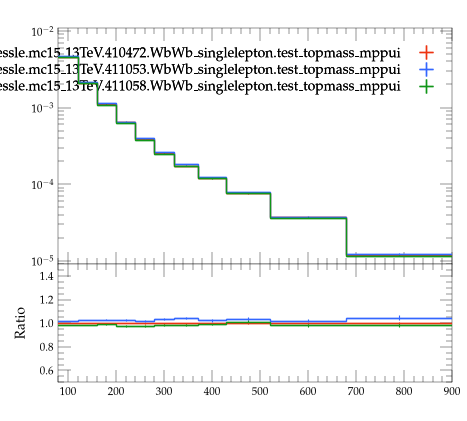

Recreate this plot in Python.
#! /usr/bin/env python3

# This Python script was auto-generated using YODA v2.1.2.
# Analysis object: /WbWb_singlelepton/pT_whad
# Timestamp: 07-08-2026 (09:26:46)

import matplotlib as mpl
import matplotlib.pyplot as plt
mpl.use('Agg') # comment out for interactive use
import os
import numpy as np
from numpy import nan, inf

plotDir = os.path.split(os.path.realpath(__file__))[0]
if 'YODA_USER_PLOT_PATH' in globals():
    plot_outdir = globals()['YODA_USER_PLOT_PATH']
else:
    plot_outdir = plotDir

#plot style
plt.style.use(os.path.join(plotDir, '../default.mplstyle'))
# plot metadata
figW, figH = plt.rcParams['figure.figsize']
ax_xLabel = ''
ax_yLabel = ''
ax_title  = ''
ax_xScale = 'linear'
ax_yScale = 'log'
xLims = (80.0, 900.0)
yLims = (9e-06, 0.011000000000000001)

# TeX-friendly labels for the legend
labels = {
  'legend' : ([ r"user.johessle.mc15\_13TeV.410472.WbWb\_singlelepton.test\_topmass\_mppui", r"user.johessle.mc15\_13TeV.411053.WbWb\_singlelepton.test\_topmass\_mppui", r"user.johessle.mc15\_13TeV.411058.WbWb\_singlelepton.test\_topmass\_mppui" ], r""),
}

# Adjust canvas width and height
canvasW = 10.0
canvasH = 9.0
figW *= canvasW/10.
figH *= canvasH/9.

# Create figure and axis objects
fig, (ax, ratio0_ax) = plt.subplots(2, 1, sharex=True,
                  figsize=(figW,figH), gridspec_kw={'height_ratios': (6.0, 3.0)})

# Set figure margins
plt.subplots_adjust(
    left   = 1.0 * plt.rcParams['figure.subplot.left'],
    right  = 1.0 * plt.rcParams['figure.subplot.right'],
    top    = 1.0 * plt.rcParams['figure.subplot.top'],
    bottom = 1.0 * plt.rcParams['figure.subplot.bottom'])

ratio0_ax.yaxis.set_major_locator(mpl.ticker.MultipleLocator(0.2))
ratio0_ax.set_ylim(0.5, 1.4999)
ratio0_ax.set_ylabel('Ratio')

# the numerical data is stored in a separate file
dataf = dict()
prefix = os.path.split(__file__)[0]
if prefix:    prefix = prefix + '/'
exec(open(prefix+'pT_whad__data.py').read(), dataf)


legend_handles = dict() # keep track of handles for the legend

# style options for curves
# starts at zorder>=5 to draw curve on top of legend
styles = {
  'user.johessle.mc15_13TeV.410472.WbWb_singlelepton.test_topmass_mppui.yoda': {
    'color' : '#EE3311',
    'linestyle' : '-',
    'lineopacity' : 1.0,
    'linewidth' : 1,
    'marker' : 'none',
    'markersize' : 2,
    'capsize' : 0.0,
    'zorder' : 5,
    'histstyle' : 1,
    'drawstyle' : 'steps-pre',
    'xerrorbars' : 1,
    'yerrorbars' : 1,
    'fillcolor' : None,
    'fillopacity' : 1.0,
    'ratio0_linestyle' : '-',
    'ratio0_lineopacity' : 1.0,
    'ratio0_linewidth' : 1,
    'ratio0_marker' : 'none',
    'ratio0_markersize' : 2,
    'ratio0_capsize' : 0.0,
    'ratio0_zorder' : 5,
    'ratio0_histstyle' : 1,
    'ratio0_drawstyle' : 'steps-pre',
    'ratio0_xerrorbars' : 1,
    'ratio0_yerrorbars' : 1,
  },
  'user.johessle.mc15_13TeV.411053.WbWb_singlelepton.test_topmass_mppui.yoda': {
    'color' : '#3366FF',
    'linestyle' : '-',
    'lineopacity' : 1.0,
    'linewidth' : 1,
    'marker' : 'none',
    'markersize' : 2,
    'capsize' : 0.0,
    'zorder' : 6,
    'histstyle' : 1,
    'drawstyle' : 'steps-pre',
    'xerrorbars' : 1,
    'yerrorbars' : 1,
    'fillcolor' : None,
    'fillopacity' : 1.0,
    'ratio0_linestyle' : '-',
    'ratio0_lineopacity' : 1.0,
    'ratio0_linewidth' : 1,
    'ratio0_marker' : 'none',
    'ratio0_markersize' : 2,
    'ratio0_capsize' : 0.0,
    'ratio0_zorder' : 6,
    'ratio0_histstyle' : 1,
    'ratio0_drawstyle' : 'steps-pre',
    'ratio0_xerrorbars' : 1,
    'ratio0_yerrorbars' : 1,
  },
  'user.johessle.mc15_13TeV.411058.WbWb_singlelepton.test_topmass_mppui.yoda': {
    'color' : '#109618',
    'linestyle' : '-',
    'lineopacity' : 1.0,
    'linewidth' : 1,
    'marker' : 'none',
    'markersize' : 2,
    'capsize' : 0.0,
    'zorder' : 7,
    'histstyle' : 1,
    'drawstyle' : 'steps-pre',
    'xerrorbars' : 1,
    'yerrorbars' : 1,
    'fillcolor' : None,
    'fillopacity' : 1.0,
    'ratio0_linestyle' : '-',
    'ratio0_lineopacity' : 1.0,
    'ratio0_linewidth' : 1,
    'ratio0_marker' : 'none',
    'ratio0_markersize' : 2,
    'ratio0_capsize' : 0.0,
    'ratio0_zorder' : 7,
    'ratio0_histstyle' : 1,
    'ratio0_drawstyle' : 'steps-pre',
    'ratio0_xerrorbars' : 1,
    'ratio0_yerrorbars' : 1,
  },
}

# curve from input yoda files in main panel
for label, yvals in dataf['yvals'].items():
    if all(np.isnan(v) for v in dataf['yvals'][label]):
        continue
    tmp = None
    if styles[label]['histstyle']: # draw as histogram
        xpos = dataf['xedges'][label] if styles[label]['drawstyle'] else dataf['xpoints'][label]
        ypos = np.insert(yvals, 0, yvals[0]) if styles[label]['drawstyle'] else yvals
        if styles[label]['fillcolor']: # fill area below curve
            ax.fill_between(xpos, ypos, step='pre',
                            color=styles[label]['fillcolor'],
                            alpha=styles[label]['fillopacity'])
        tmp, = ax.plot(xpos, ypos,
                       color=styles[label]['color'],
                       linestyle=styles[label]['linestyle'],
                       alpha=styles[label]['lineopacity'],
                       linewidth=styles[label]['linewidth'],
                       drawstyle=styles[label]['drawstyle'], solid_joinstyle='miter',
                       zorder=styles[label]['zorder'], label=label)
    tmp = ax.errorbar(dataf['xpoints'][label], yvals,
                      xerr=np.array(dataf['xerrs'][label])*styles[label]['xerrorbars'],
                      yerr=np.array(dataf['yerrs'][label])*styles[label]['yerrorbars'],
                      fmt=styles[label]['marker'], capsize=styles[label]['capsize'],
                      alpha=styles[label]['lineopacity'],
                      markersize=styles[label]['markersize'],
                      ecolor=styles[label]['color'],
                      color=styles[label]['color'], zorder=styles[label]['zorder'])
    tmp[-1][0].set_linestyle(styles[label]['linestyle'])
    tmp[-1][0].set_linewidth(styles[label]['linewidth'])
    if label in dataf['add_legend_handle']:  legend_handles[label] = tmp
    for varLabel in dataf['variation_yvals'].keys():
        if varLabel.startswith(label):
            tmp, = ax.plot(dataf['xedges'][label], dataf['variation_yvals'][varLabel],
                           color=styles[label]['color'],
                           linestyle=styles[label]['linestyle'],
                           linewidth=styles[label]['linewidth'],
                           drawstyle='steps-pre', solid_joinstyle='miter',
                           zorder=styles[label]['zorder'], alpha=0.5)


# plots on ratio panel
# curve from input yoda files in ratio panel
for label, yvals in dataf['ratio0_yvals'].items():
    if all(np.isnan(v) for v in yvals):
        continue
    if styles[label]['ratio0_histstyle']: # plot as histogram
        xpos = dataf['xedges']['user.johessle.mc15_13TeV.410472.WbWb_singlelepton.test_topmass_mppui.yoda'] if styles[label]['ratio0_drawstyle'] else dataf['xpoints']['user.johessle.mc15_13TeV.410472.WbWb_singlelepton.test_topmass_mppui.yoda']
        ypos = np.insert(yvals, 0, yvals[0]) if styles[label]['ratio0_drawstyle'] else yvals
        ratio0_ax.plot(xpos, ypos,
                       color=styles[label]['color'],
                       linewidth=styles[label]['linewidth'],
                       linestyle=styles[label]['ratio0_linestyle'],
                       alpha=styles[label]['ratio0_lineopacity'],
                       drawstyle=styles[label]['ratio0_drawstyle'], zorder=styles[label]['zorder'],
                       solid_joinstyle='miter')
    tmp = ratio0_ax.errorbar(dataf['xpoints']['user.johessle.mc15_13TeV.410472.WbWb_singlelepton.test_topmass_mppui.yoda'], yvals,
                             xerr=np.array(dataf['ref_xerrs'])*styles[label]['ratio0_xerrorbars'],
                             yerr=np.array(dataf['ratio0_yerrs'][label])*styles[label]['ratio0_yerrorbars'],
                             fmt=styles[label]['ratio0_marker'], capsize=styles[label]['ratio0_capsize'],
                             alpha=styles[label]['ratio0_lineopacity'],
                             markersize=styles[label]['ratio0_markersize'],
                             ecolor=styles[label]['color'],
                             color=styles[label]['color'])
    tmp[-1][0].set_linestyle(styles[label]['ratio0_linestyle'])
    tmp[-1][0].set_linewidth(styles[label]['ratio0_linewidth'])

    for varlabel in dataf['ratio0_variation_vals'].keys():
        if varlabel.startswith(label):
            ratio0_ax.plot(dataf['xedges']['user.johessle.mc15_13TeV.410472.WbWb_singlelepton.test_topmass_mppui.yoda'],
                            dataf['ratio0_variation_vals'][varlabel],
                            color=styles[label]['color'],
                            linestyle=styles[label]['linestyle'],
                            linewidth=styles[label]['linewidth'],
                            drawstyle='steps-pre', solid_joinstyle='miter',
                            zorder=1, alpha=0.5)

legend_items = list(legend_handles.values())
ax.add_artist(ax.legend(legend_items,
                        labels['legend'][0],
                        title=labels['legend'][1],
                        alignment='right',
                        loc='upper right',
                        bbox_to_anchor=(1.0, 0.97),markerfirst=False))

# set plot metadata as defined above
ratio0_ax.set_xlabel(ax_xLabel)
ratio0_ax.xaxis.set_label_coords(1., -0.15)
ax.set_ylabel(ax_yLabel, ha='right', va='top')
ax.yaxis.set_label_coords(-0.11, 1.0)
ax.set_title(ax_title, loc='left')
ax.set_xscale(ax_xScale)
ax.set_yscale(ax_yScale)
ratio0_ax.set_yscale('linear')
ax.set_xlim(xLims)
ax.set_ylim(yLims)

# tick formatting
plt.rcParams['xtick.top'] = True
plt.rcParams['ytick.right'] = True
ax.yaxis.set_major_locator(mpl.ticker.LogLocator(base=10.0, numticks=np.inf))
ax.yaxis.set_minor_locator(mpl.ticker.LogLocator(
                           base=10.0, subs=np.arange(0.1, 1, 0.1), numticks=np.inf))
fig.align_ylabels((ax, ratio0_ax))
plt.savefig(os.path.join(plot_outdir, 'pT_whad.pdf'), format='PDF')
plt.savefig(os.path.join(plot_outdir, 'pT_whad.png'), format='PNG')

plt.close(fig)
